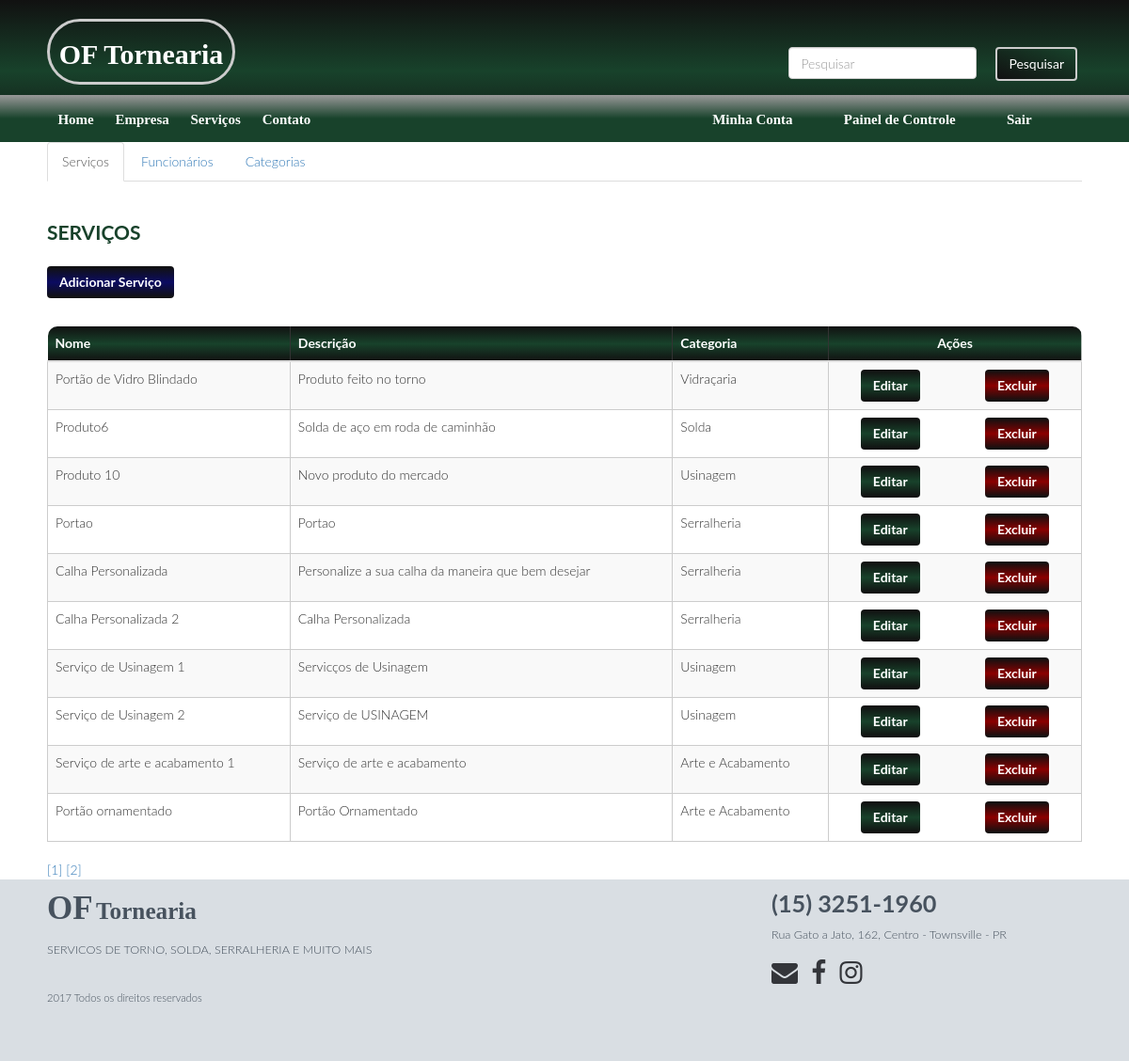
Page /painel-controle.php (signed in) on the committed database.
### tables this page shows
CREATE TABLE `servicos` (
  `id` int(11) unsigned NOT NULL AUTO_INCREMENT,
  `nome` varchar(60) DEFAULT NULL,
  `descricao` text,
  `imagem` varchar(300) DEFAULT NULL,
  `id_categoria` int(11) NOT NULL,
  PRIMARY KEY (`id`)
);

CREATE TABLE `categorias` (
  `id` int(11) NOT NULL AUTO_INCREMENT,
  `nome` varchar(60) DEFAULT NULL,
  `com_servicos` tinyint(1) DEFAULT '0',
  PRIMARY KEY (`id`)
);

### banco-usuario.php (called while the page is built, shortened)
<?php
function getNivel($id,$pdo){
	$sql = "SELECT nivel_usuario_id FROM usuarios WHERE id = :id";
	$sql = $pdo->prepare($sql);
	$sql->bindValue(":id",$id);
	$sql->execute();
	if($sql->rowCount() > 0){
		$nivel = $sql->fetch();
		return $nivel['nivel_usuario_id'];
	}
	else{
		$_SESSION['erro'] = "Usuário não encontrado";
	}
}
function verificaLogin(){
	if(isset($_SESSION['logado']) && !empty($_SESSION['logado'])){
		return true;
	}
	return false;
}

### banco-servicos.php (called while the page is built, shortened)
<?php
function listaServicos($conexao){
	$servicos = array();
	$sql = "SELECT s.*,c.nome as categoria FROM servicos s INNER JOIN categorias c ON s.id_categoria = c.id ";
	$resultado = $conexao->query($sql);
	if($resultado->rowCount() > 0){
		$servicos = $resultado->fetchAll();
	}
	return $servicos;
}
function listaServicosPaginacao($conexao,$offset,$limite){
	$servicos = array();
	$sql = "SELECT s.*,c.nome as categoria FROM servicos s INNER JOIN categorias c on s.id_categoria = c.id LIMIT $offset,$limite";
	$sql = $conexao->query($sql);
	if($sql->rowCount() > 0){
		$servicos = $sql->fetchAll();
	}
	return $servicos;
}

### painel-controle.php (the view, shortened to what this page needs)
<?php
	$css = '<link rel="stylesheet" type="text/css" href="css/painel.css">';
	require_once 'cabecalho.php';
	require_once 'conecta.php';
	require_once 'banco-servicos.php';
	require_once 'banco-usuario.php';
	require_once 'banco-categoria.php';
	if(isset($_GET['p']) && $_GET['p'] > 0){
		$pagina = intval($_GET['p']);
	}
	else{
		$pagina = 1;
	}
	$limite = 10;
	$offset = ($pagina*$limite) - $limite;
	$quantidade_servicos = count(listaServicos($conexao));
	$total_paginas_servicos = ceil($quantidade_servicos/$limite);
	$servicos = listaServicosPaginacao($conexao,$offset,$limite) ;
?>
	<div class="conteudo">
			<ul class="nav nav-tabs" id="myTabs" role='tablist'>
				<li class='active' role="presentation"><a href="#servicos" aria-controls="servicos" data-toggle="tab" role="tab">Serviços</a></li>
				<?php if(getNivel($_SESSION['logado'],$conexao) == 1) : ?>
					<li role="presentation"><a href="#funcionarios" aria-controls="funcionarios" data-toggle="tab" role="tab">Funcionários</a></li>
				<?php
					endif;
				?>
				<li role="presentation"><a href="#categorias" aria-controls="categorias" data-toggle="tab" role="tab">Categorias</a></li>
			</ul>
		<section class="tab-content">
			<article id="servicos" class="tab-pane active" role="tabpanel">
				<h1>Serviços</h1>
				<a href="adiciona-servico.php" class="btn btn-adiciona">Adicionar Serviço</a>
				<table class="table table-striped">
					<thead>
						<tr>
							<th>Nome</th>
							<th>Descrição</th>
							<th>Categoria</th>
							<th>Ações</th>
						</tr>
					</thead>
					<tbody>
						<?php
							foreach($servicos as $servico) : ?>
							<tr>
								<td><?=$servico['nome']?></td>
								<td><?=$servico['descricao']?></td>
								<td><?=$servico['categoria']?></td>
								<td>
									<div class="acoes">
										<a href="altera-servico.php?id_servico=<?=$servico['id']?>" class="btn btn-editar">Editar</a>
										<a href="excluir-servico.php?id_servico=<?=$servico['id']?>" class="btn btn-excluir">Excluir</a>
									</div>
								</td>
							</tr>
						<?php
							endforeach;
						?>
					</tbody>
				</table>
				<?php
					for($i=1;$i<=$total_paginas_servicos;$i++) :?>
						<a href="painel-controle.php?p=<?=$i?>#servicos">[<?=$i?>]</a>
				<?php
					endfor;
				?>
			</article>
		</section>
	</div>
<?php
	require_once 'rodape.php';
?>

### cabecalho.php (shortened to what this page needs)
<!DOCTYPE html>
<html lang="pt-br">
<head>
	<link rel="stylesheet" type="text/css" href="https://maxcdn.bootstrapcdn.com/font-awesome/4.7.0/css/font-awesome.min.css">
	<link rel="stylesheet" type="text/css" href="css/bootstrap.min.css">
	<link rel="stylesheet" type="text/css" href="css/estilo.css">
	<?php if (isset($css) && !empty($css)) {
		print($css);
	}
?>
</head>
	<body>
		<header>
			<div class="conteudo">
				<div class="topo">
					<a href="index.php">
						<h1 class="logo">OF Tornearia</h1>
					</a>
				</div>
				<div class="topo-direita">
					<form class="pesquisar">
						<input type="search" name="pesquisar" placeholder="Pesquisar" class="form-control">
						<button class="btn btn-default btn-pesquisar" type="submit">Pesquisar</button>
					</form>
				</div>
			</div>
			<div class="menu-navegacao-out">
				<div class="conteudo">
					<nav class="menu-navegacao">
						<ul class="menu-esquerdo">
							<li><a href="index.php">Home</a></li>
							<li><a href="empresa.php">Empresa</a></li>
							<li><a href="servicos.php">Serviços</a></li>
							<li><a href="contato.php">Contato</a></li>
						</ul>
							<?php
								require_once 'banco-usuario.php';
								if(verificaLogin()) : ?>
									<ul class="menu-direito logado">
										<li><a href="conta-usuario.php">Minha Conta</a></li>
										<li><a href="painel-controle.php">Painel de Controle</a></li>
										<li><a href="logout.php">Sair</a></li>
							<?php
								else : ?>
									<ul class="menu-direito deslogado">
										<li><a href="login.php">Login</a></li>
							<?php
								endif;
							?>
						</ul>
					</nav>
				</div>
			</div>
		</header>
		<main>

### rodape.php (shortened to what this page needs)
		</main>
		<footer class="rodape">
			<div class="conteudo">
			<section class="descricao">
				<h1>Of</h1> <h2>Tornearia</h2>
				<p> Servicos de torno, solda, serralheria e muito mais</p>
			</section>
			<section class="contato">
				<h2>(15) 3251-1960</h2>
				<p class="endereco">Rua Gato a Jato, 162, Centro - Townsville - PR</p>
				<aside class="social">
					<a href="mailto.com"><i class="fa fa-envelope"></i></a>
					<a href="facebook.com"><i class="fa fa-facebook"></i></a>
					<a href="instagram.com"><i class="fa fa-instagram"></i></a>
				</aside>
			</section>
			<p class="copyright">2017 Todos os direitos reservados</p>
			</div>
		</footer>
	</body>
</html>

### css/painel.css (style rules this page uses)
main h1 { color: #18422B; text-transform: uppercase; font-size: 1.5em; font-weight: bold; margin-top: 2em; margin-bottom: 25px; }
table { border-top-left-radius: 10px; border-top-right-radius: 10px; border: none; }
thead, .btn-editar { background: #18422B; background: linear-gradient(to top, #111, #18422B,#111); color: #fff; }
.btn-editar,.btn-excluir,.btn-adiciona { font-weight: bold; color: #fff; }
.acoes { margin-left: auto; margin-right: auto; display: block; width: 200px; }
.btn-adiciona { background: #013ADF; background: linear-gradient(to top, #111, #0B0B61,#111); margin-bottom: 30px; }
.btn-excluir { background: #8B0000; background: linear-gradient(to top, #111, #8B0000,#111); float: right; }
.table td { padding: 8px 12px; vertical-align: middle; }
th { font-weight: bold; border: 1px solid #333; border-top: none; }
td { border:1px solid #ccc; padding: 8px 12px; color: #333; }
th:first-child { border-top-left-radius: 10px; border-left: none; }
th:last-child { border-top-right-radius: 10px; border-right: none; text-align: center; }

### rows in the picture
servicos: nome "Portão de Vidro Blindado", descricao "Produto feito no torno", id_categoria.nome "Vidraçaria"
servicos: nome "Produto6", descricao "Solda de aço em roda de caminhão", id_categoria.nome "Solda"
servicos: nome "Produto 10", descricao "Novo produto do mercado", id_categoria.nome "Usinagem"
servicos: nome "Portao", descricao "Portao", id_categoria.nome "Serralheria"
servicos: nome "Calha Personalizada", descricao "Personalize a sua calha da maneira que bem desejar", id_categoria.nome "Serralheria"
servicos: nome "Calha Personalizada 2", descricao "Calha Personalizada", id_categoria.nome "Serralheria"
servicos: nome "Serviço de Usinagem 1", descricao "Servicços de Usinagem", id_categoria.nome "Usinagem"
servicos: nome "Serviço de Usinagem 2", descricao "Serviço de USINAGEM", id_categoria.nome "Usinagem"
servicos: nome "Serviço de arte e acabamento 1", descricao "Serviço de arte e acabamento", id_categoria.nome "Arte e Acabamento"
servicos: nome "Portão ornamentado", descricao "Portão Ornamentado", id_categoria.nome "Arte e Acabamento"
